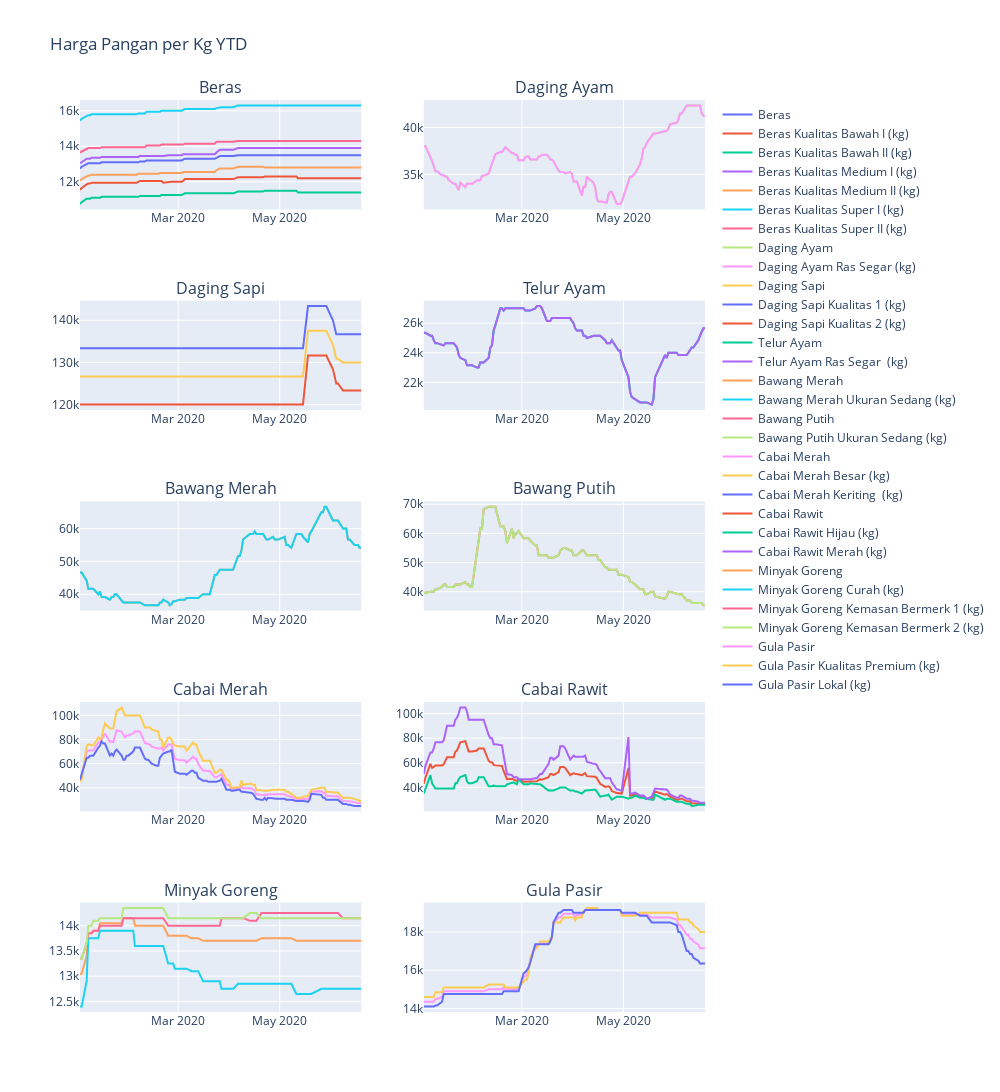

Notebook code for this chart:
### Code cell
list_tipe_komoditas = dftemp.tipe_komoditas.unique()
col_count = 1
row_count = 1
fig = make_subplots(
    rows=5, cols=2,
    subplot_titles=tuple(list_tipe_komoditas))

for i in list_tipe_komoditas:
    dft = dftemp.query('tipe_komoditas == "{}"'.format(i))
    list_komoditas = dft.komoditas.unique()
    for l in list_komoditas:
        dft_komoditas = dft[dft.komoditas==l]
        fig.add_trace(go.Scatter(x=dft_komoditas.date, y=dft_komoditas.value,name = l),
          row=row_count, col=col_count)
    col_count +=1
    if col_count>2 : 
        col_count = 1
        row_count +=1
        if row_count>5 :
            row_count = 1


fig.update_layout(height=1400, width=1000,
                  title_text="Harga Pangan per Kg YTD")

fig.show()
